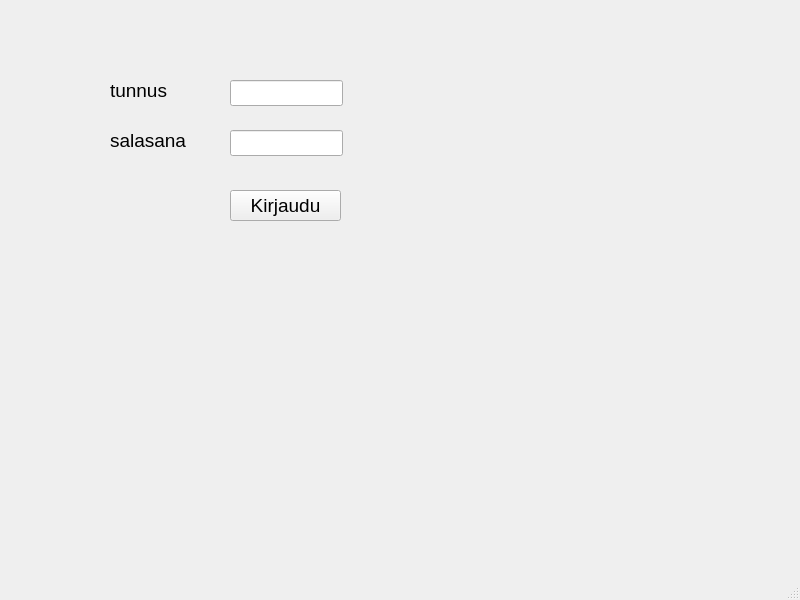
<?xml version="1.0" encoding="UTF-8"?>
<ui version="4.0">
 <class>MainWindow</class>
 <widget class="QMainWindow" name="MainWindow">
  <property name="geometry">
   <rect>
    <x>0</x>
    <y>0</y>
    <width>800</width>
    <height>600</height>
   </rect>
  </property>
  <property name="font">
   <font>
    <pointsize>14</pointsize>
   </font>
  </property>
  <property name="windowTitle">
   <string>MainWindow</string>
  </property>
  <widget class="QWidget" name="centralwidget">
   <widget class="QLabel" name="label">
    <property name="geometry">
     <rect>
      <x>110</x>
      <y>80</y>
      <width>63</width>
      <height>20</height>
     </rect>
    </property>
    <property name="text">
     <string>tunnus</string>
    </property>
   </widget>
   <widget class="QLineEdit" name="textUsername">
    <property name="geometry">
     <rect>
      <x>230</x>
      <y>80</y>
      <width>113</width>
      <height>26</height>
     </rect>
    </property>
   </widget>
   <widget class="QLineEdit" name="textPassword">
    <property name="geometry">
     <rect>
      <x>230</x>
      <y>130</y>
      <width>113</width>
      <height>26</height>
     </rect>
    </property>
   </widget>
   <widget class="QLabel" name="label_2">
    <property name="geometry">
     <rect>
      <x>110</x>
      <y>130</y>
      <width>81</width>
      <height>20</height>
     </rect>
    </property>
    <property name="text">
     <string>salasana</string>
    </property>
   </widget>
   <widget class="QPushButton" name="btnLogin">
    <property name="geometry">
     <rect>
      <x>230</x>
      <y>190</y>
      <width>111</width>
      <height>31</height>
     </rect>
    </property>
    <property name="text">
     <string>Kirjaudu</string>
    </property>
   </widget>
   <widget class="QLabel" name="labelInfo">
    <property name="geometry">
     <rect>
      <x>100</x>
      <y>260</y>
      <width>401</width>
      <height>20</height>
     </rect>
    </property>
    <property name="text">
     <string/>
    </property>
   </widget>
  </widget>
  <widget class="QMenuBar" name="menubar">
   <property name="geometry">
    <rect>
     <x>0</x>
     <y>0</y>
     <width>800</width>
     <height>32</height>
    </rect>
   </property>
  </widget>
  <widget class="QStatusBar" name="statusbar"/>
 </widget>
 <resources/>
 <connections/>
</ui>
